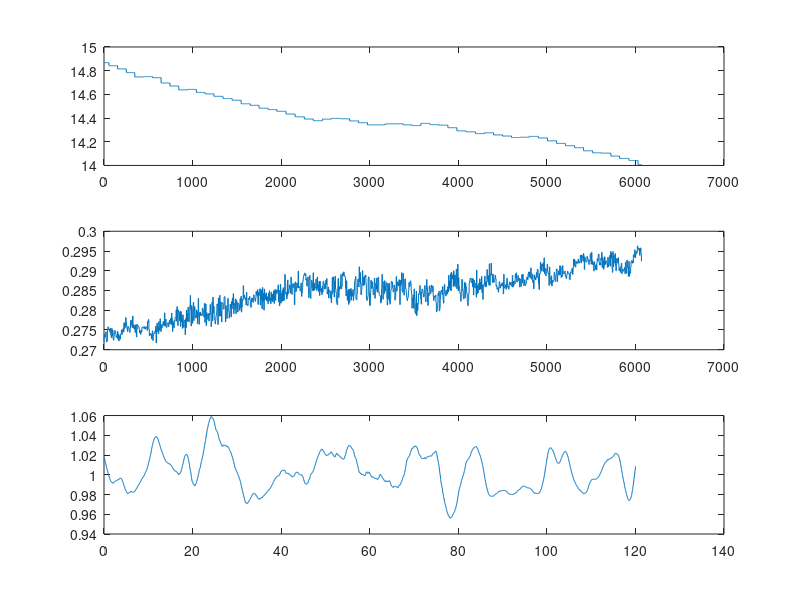

Recreate this plot in MATLAB. (Note: this script raises an error after producing the figure.)
clear

load hover_data.mat
load hover_traj.mat

figure(1)
clf

subplot(3,1,1)
plot(log.vbat)

subplot(3,1,2)
plot(log.u_fmu(1,:))

subplot(3,1,3)
plot(log.t_fmu(1,:),log.x_fmu(3,:))
hold on

model = model_init('carlito','match','precise');  
input_mode = 'body_rate';    % || pos_att || wrench || body_rate || body_rate_pid
% dyn_init(model,input_mode);      

N = round(200*log.t_fmu(end));
Tact = linspace(0,log.t_fmu(end),N);
idx = 1;
u_now = log.u_fmu(1,1);
Xact = zeros(13,N);
Xact(:,1) = log.x_fmu(:,1);
FT_ext = zeros(6,1);
wt = zeros(13,1);
x0 = [0 ; 0 ; 1 ; zeros(3,1) ; -1 ; zeros(3,1)];

br = br_init();

for k = 1:N-1
    t_now = k*(1/200);
    
    if t_now > log.t_fmu(idx)
        idx = idx + 1;
        
        del_x = Xact(1:10,k)-x0;
%         u_op = [log.u_fmu(1,idx)  ; zeros(3,1)];
        u_op = [f2fn(model.motor.thrust_hover) ; zeros(3,1)];
        u_cl = traj.L_br(:,:,10)*del_x;
        
        u_now = u_op+u_cl;
        
        [u_wr,br] = br_ctrl(Xact(:,k),u_now,br);

%         v_now = log.vbat(1,idx);
%         vG = (a/v_now).^2;
%         
%         u_now = [log.u_fmu(1,idx) ; zeros(3,1)];   % in body rate
%         u_now = vG*u_now;
%         
%         u_wr = [fn2f(u_now(1,1)) ; zeros(3,1)];
%         u_wr = [fn2f(u_now(1,1)) ; 0 ; 0 ; 0];
        
        u_mt = w2m(u_wr);
    end
    
    Xact(:,k+1) = quadcopter_est(Xact(:,k),u_mt,FT_ext,wt);
end
plot(Tact,Xact(3,:));
ylim([0 5]);